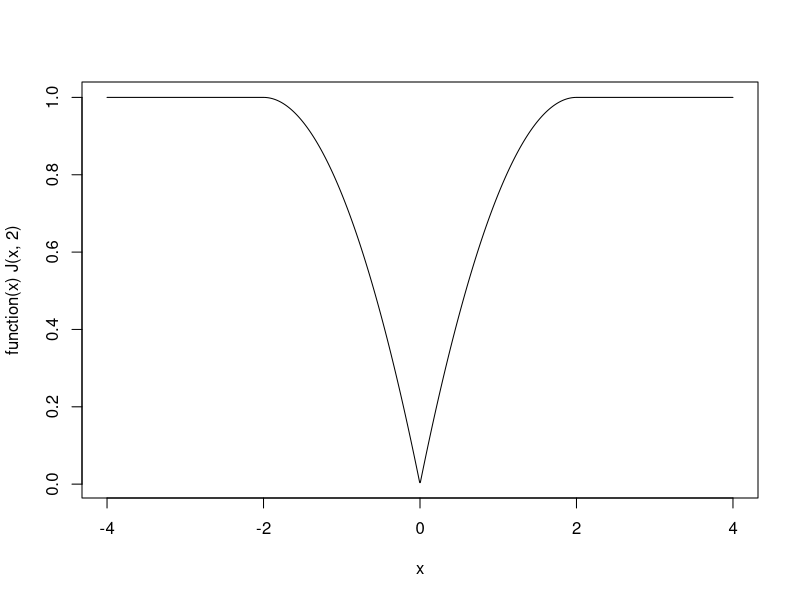

The R script that drew this image:
a0 <- 2
lam0 <- 1
gam0 <- 0


J <- Vectorize(function(t, a = a0, gam = gam0, lam = lam0) {
  c1 <- a*(lam - gam)^2/2
  c2 <- 0
  if (abs(t) >= a*(lam - gam)) {
    abs(t)*gam + c1
  } else {
    abs(t)*(lam - abs(t)/2/a) + c2
  }
})

na <- Vectorize(function(t, a = a0, gam = gam0, lam = lam0) {
  c1 <- a*(lam - gam)^2/2
  c2 <- 0
  if (abs(t) >= a*(lam - gam)) {
    p <- abs(t)*(gam - lam) + c1
  } else {
    p <- -abs(t)^2/2/a + c2
  }
  return(p)
})

plot(function(x) J(x, 2), n = 1e3, -4, 4)